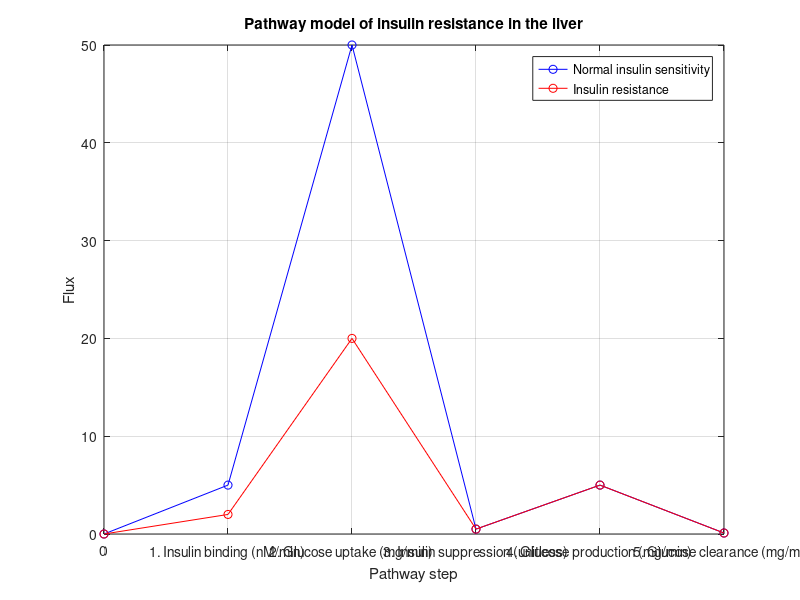

Source code (MATLAB):
% Pathway model of insulin resistance in the liver

% Define the variables
insulin = 10; % Insulin concentration in the blood (nM)
insulin_sensitivity = 0.5; % Normal insulin sensitivity
insulin_supression = 0.2; % Insulin supression
glucose_uptake_rate = 10; % Glucose uptake rate per unit insulin (mg/min/nM)
glucose_production_rate = 10; % Glucose production rate (mg/min)
glucose_clearance_rate = 0.1; % Glucose clearance rate (mg/min)
insulin_suppression_factor = 0.2; % Factor by which insulin suppresses glucose production

% Define the pathway steps
step1 = insulin_sensitivity * insulin; % Step 1: Insulin binding to the insulin receptor (nM/min)
step2 = step1 * glucose_uptake_rate; % Step 2: Glucose uptake by the liver (mg/min)
step3 = 1 - insulin_sensitivity; % Step 3: Insulin suppression (unitless)
step4 = step3 * glucose_production_rate; % Step 4: Glucose production by the liver (mg/min)
step5 = glucose_clearance_rate; % Step 5: Glucose clearance from the blood (mg/min)

% Calculate the flux through each pathway step
flux1 = step1; % Insulin binding (nM/min)
flux2 = step2; % Glucose uptake (mg/min)
flux3 = step3; % Insulin suppression (unitless)
flux4 = step4; % Glucose production (mg/min)
flux5 = step5; % Glucose clearance (mg/min)

% Plot the pathway with normal insulin sensitivity
figure;
plot([0 1 2 3 4 5], [0 flux1 flux2 flux3 flux4 flux5], 'b-o');
hold on;

% Case of insulin resistance
insulin_sensitivity = 0.2; % Reduced insulin sensitivity

% Recalculate the flux with reduced insulin sensitivity
step1 = insulin_sensitivity * insulin;
step2 = step1 * glucose_uptake_rate;

% Plot the pathway with insulin resistance
plot([0 1 2 3 4 5], [0 step1 step2 step3 step4 flux5], 'r-o');

% Add labels and title
xlabel('Pathway step');
ylabel('Flux');
title('Pathway model of insulin resistance in the liver');
legend('Normal insulin sensitivity', 'Insulin resistance');

% Set x-axis labels with step names and units
set(gca, 'XTick', 0:5);
set(gca, 'XTickLabel', {'0', '1. Insulin binding (nM/min)', '2. Glucose uptake (mg/min)', '3. Insulin suppression (unitless)', '4. Glucose production (mg/min)', '5. Glucose clearance (mg/min)'});

% Adjust plot appearance
grid on;
box on;

% Save the figure as a PNG image
saveas(gcf, 'InsulinResistancePathway.png');
